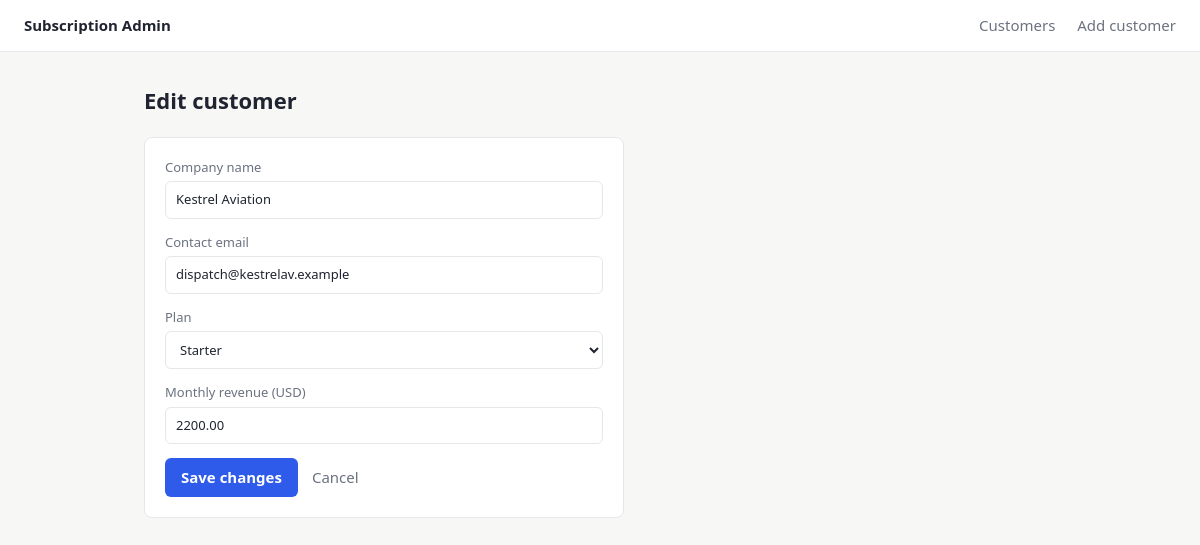
/edit.php?id=11, run on the app's committed database.
### tables this page shows
CREATE TABLE customers (
    id              INT UNSIGNED NOT NULL AUTO_INCREMENT PRIMARY KEY,
    company_name    VARCHAR(120)  NOT NULL,
    contact_email   VARCHAR(190)  NOT NULL,
    subscription_plan ENUM('starter','growth','enterprise') NOT NULL DEFAULT 'starter',
    monthly_revenue DECIMAL(10,2) NOT NULL DEFAULT 0.00,
    created_date    DATE          NOT NULL,
    UNIQUE KEY uq_contact_email (contact_email)
);

### public/edit.php (the view, shortened to what this page needs)
<?php
require __DIR__ . '/layout.php';
$pdo    = db();
$errors = [];
if ($_SERVER['REQUEST_METHOD'] === 'POST') {
    $id    = (int) ($_POST['id'] ?? 0);
    $input = [
        'company_name'      => trim((string) ($_POST['company_name'] ?? '')),
        'contact_email'     => trim((string) ($_POST['contact_email'] ?? '')),
        'subscription_plan' => (string) ($_POST['subscription_plan'] ?? 'starter'),
        'monthly_revenue'   => trim((string) ($_POST['monthly_revenue'] ?? '')),
    ];
    if ($input['company_name'] === '') {
        $errors[] = 'Company name is required.';
    }
    if (!filter_var($input['contact_email'], FILTER_VALIDATE_EMAIL)) {
        $errors[] = 'A valid contact email is required.';
    }
    if (!in_array($input['subscription_plan'], PLANS, true)) {
        $errors[] = 'Unknown plan.';
    }
    if (!is_numeric($input['monthly_revenue']) || (float) $input['monthly_revenue'] < 0) {
        $errors[] = 'Monthly revenue must be a number of 0 or more.';
    }
    if (!$errors) {
        $stmt = $pdo->prepare(
            'UPDATE customers
             SET company_name = :company_name,
                 contact_email = :contact_email,
                 subscription_plan = :subscription_plan,
                 monthly_revenue = :monthly_revenue
             WHERE id = :id'
        );
        $stmt->execute([
            ':company_name'      => $input['company_name'],
            ':contact_email'     => $input['contact_email'],
            ':subscription_plan' => $input['subscription_plan'],
            ':monthly_revenue'   => (float) $input['monthly_revenue'],
            ':id'                => $id,
        ]);
        header('Location: index.php?msg=updated');
        exit;
    }
    $customer = $input + ['id' => $id];
} else {
    $id   = (int) ($_GET['id'] ?? 0);
    $stmt = $pdo->prepare('SELECT * FROM customers WHERE id = :id');
    $stmt->execute([':id' => $id]);
    $customer = $stmt->fetch();
}
?>
<form method="post" class="card">
    <label>Company name
        <input type="text" name="company_name" value="<?= e($customer['company_name']) ?>" required>
    </label>
    <label>Contact email
        <input type="email" name="contact_email" value="<?= e($customer['contact_email']) ?>" required>
    </label>
    <label>Plan
        <select name="subscription_plan">
            <?php foreach (PLANS as $p): ?>
                <option value="<?= e($p) ?>" <?= ($customer['plan'] ?? '') === $p ? 'selected' : '' ?>><?= e(ucfirst($p)) ?></option>
            <?php endforeach; ?>
        </select>
    </label>
    <label>Monthly revenue (USD)
        <input type="number" step="0.01" min="0" name="monthly_revenue" value="<?= e((string) $customer['monthly_revenue']) ?>" required>
    </label>
    <div class="actions">
        <button type="submit">Save changes</button>
        <a href="index.php">Cancel</a>
    </div>
</form>

### public/style.css (style rules this page uses)
:root { --ink: #1f2430; --muted: #6b7280; --line: #e5e7eb; --bg: #f7f7f5; --card: #ffffff; --accent: #2f5bea; }
* { box-sizing: border-box; }
body { margin: 0; font: 15px/1.5 system-ui, -apple-system, "Segoe UI", sans-serif; color: var(--ink); background: var(--bg); }
.card { max-width: 480px; padding: 20px; background: var(--card); border: 1px solid var(--line); border-radius: 8px; }
.card label { display: block; margin-bottom: 14px; font-size: 13px; color: var(--muted); }
.card input, .card select, .filters select { display: block; width: 100%; margin-top: 4px; padding: 8px 10px; font: inherit; color: var(--ink); border: 1px solid var(--line); border-radius: 6px; background: #fff; }
.actions { display: flex; gap: 14px; align-items: center; margin-top: 6px; }
button { padding: 8px 16px; font: inherit; font-weight: 600; color: #fff; background: var(--accent); border: 0; border-radius: 6px; cursor: pointer; }
.actions a { color: var(--muted); text-decoration: none; }

### data on the page
customers: company_name "Kestrel Aviation", contact_email "dispatch@kestrelav.example", monthly_revenue "2200.00"

### other printed values
$title "Edit customer"
form field subscription_plan "Starter"
